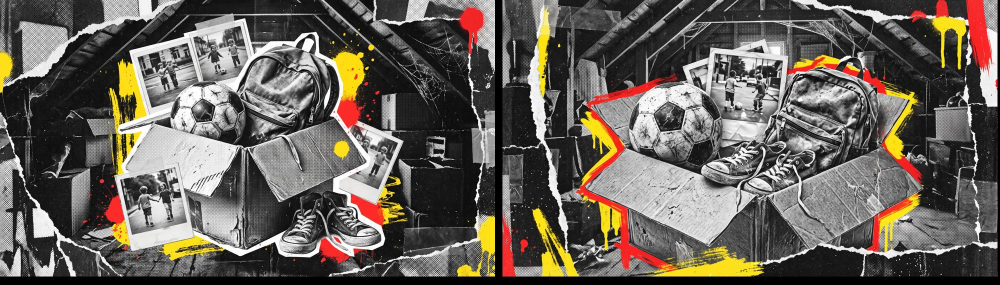
#> input picture films/deckss-lyric/magnific/comp.jpg, 2000 x 570 px (shown at 1/2 size)
$ python -i recorta.py   (imports and definitions only)
#> lines starting #> are read from the running program, lines starting #| are printed output that depends on the picture
#> further down, picture is the input picture: PIL image 2000x570 RGB; mean R, G, B 104.1, 97.2, 89
# Recorta pessoas (u2net_human_seg via onnxruntime) e gera: recorte/<n>.png (RGBA, cor) e recorte/<n>-bit.png
# (P&B bitmap estilo xerox com borda branca de adesivo). Uso: python3 recorta.py <pasta footage> <modelo.onnx>
import sys, os, numpy as np, onnxruntime as ort
from PIL import Image, ImageFilter, ImageOps, ImageChops
# [1 line that did not run here, left out]
def mascara(im):
    x = np.array(im.convert('RGB').resize((320, 320), Image.LANCZOS)) / 255.0
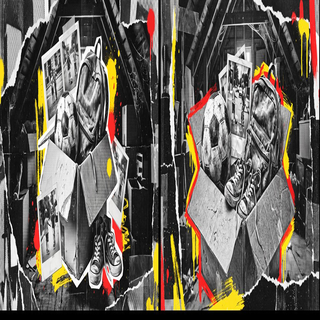
#> x: shape (320, 320, 3) float64; mean R, G, B 0.408, 0.381, 0.349
    x = (x - [0.485, 0.456, 0.406]) / [0.229, 0.224, 0.225]
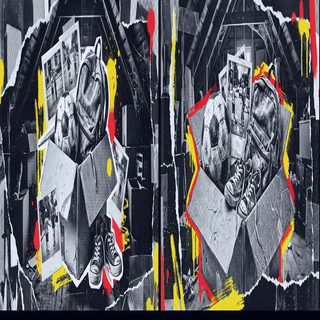
#> x: shape (320, 320, 3) float64; mean R, G, B -0.336, -0.334, -0.252; drawn with min black and max white
    x = x.transpose(2, 0, 1)[None].astype(np.float32)
#> (the run stopped early here; a loop or call above may not have finished)
